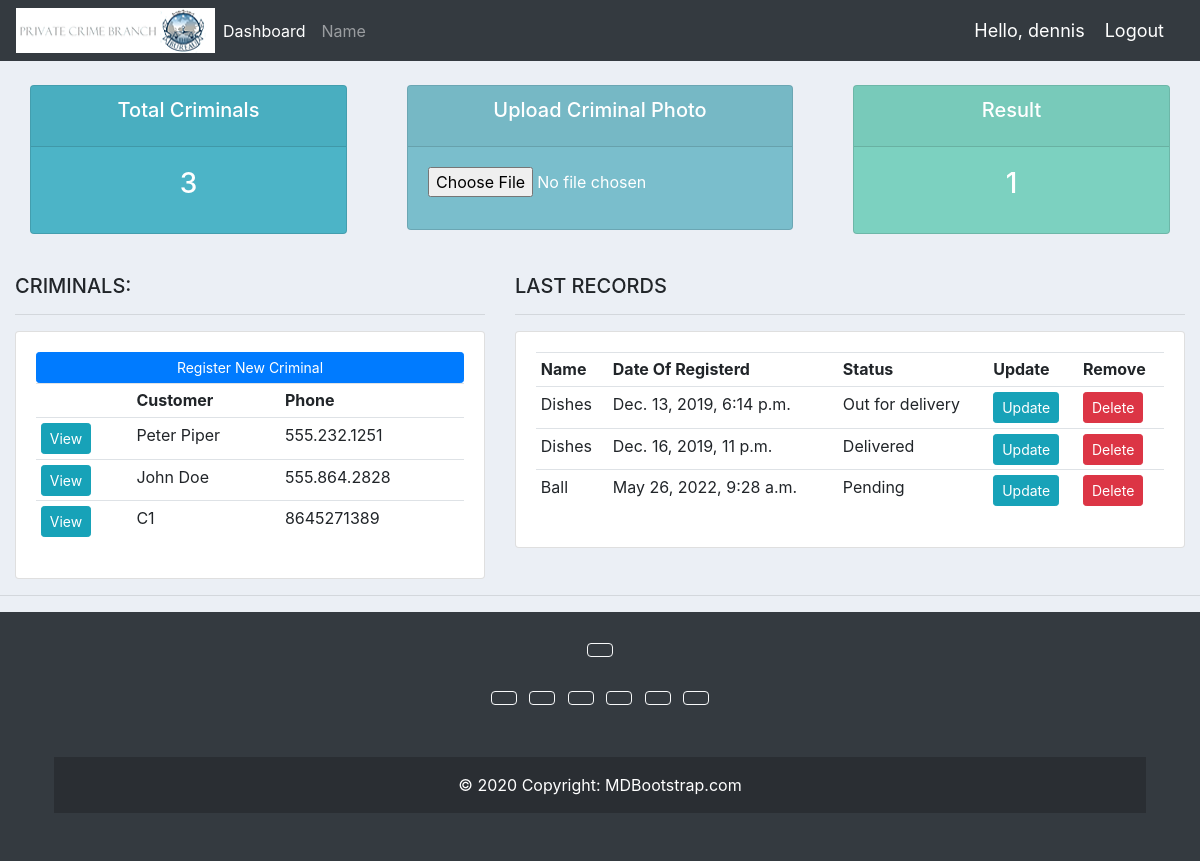
The app's page / (signed in) with its own data.
### accounts/views.py (the view)
@login_required(login_url='login')
def home(request):
	orders = Order.objects.all()
	customers = Customer.objects.all()
	total_customers = customers.count()
	total_orders = orders.count()
	delivered = orders.filter(status='Delivered').count()
	pending = orders.filter(status='Pending').count()
	context = {'orders':orders, 'customers':customers,
	'total_orders':total_orders,'delivered':delivered,
	'pending':pending }
	return render(request, 'accounts/dashboard.html', context)

### accounts/templates/accounts/dashboard.html
{%  extends 'accounts/main.html' %}
{% block content %}
{%  include 'accounts/status.html' %}
<br>
<div class="row">
	<div class="col-md-5">
		<h5>CRIMINALS:</h5>
		<hr>
		<div class="card card-body">
			<a class="btn btn-primary  btn-sm btn-block" href="">Register New Criminal</a>
			<table class="table table-sm">
				<tr>
					<th></th>
					<th>Customer</th>
					<th>Phone</th>
				</tr>
				{% for customer in customers %}
					<tr>
						<td><a class="btn btn-sm btn-info" href="{% url 'customer' customer.id %}">View</a></td>
						<td>{{customer.name}}</td>
						<td>{{customer.phone}}</td>
					</tr>
				{% endfor %}
			</table>
		</div>
	</div>
	<div class="col-md-7">
		<h5>LAST RECORDS</h5>
		<hr>
		<div class="card card-body">
			<table class="table table-sm">
				<tr>
					<th>Name</th>
					<th>Date Of Registerd</th>
					<th>Status</th>
					<th>Update</th>
					<th>Remove</th>
				</tr>
				{% for order in orders %}
					<tr>
						<td>{{order.product}}</td>
						<td>{{order.date_created}}</td>
						<td>{{order.status}}</td>
						<td><a class="btn btn-sm btn-info" href="{% url 'update_order' order.id %}">Update</a></td>
						<td><a class="btn btn-sm btn-danger" href="{% url 'delete_order' order.id %}">Delete</a></td>
					</tr>
				{% endfor %}
			</table>
		</div>
	</div>
</div>
{% endblock %}

### accounts/templates/accounts/navbar.html (shortened to what this page needs)
{% load static %}
<nav class="navbar navbar-expand-lg navbar-dark bg-dark">
 <img class="logo" src="{% static 'images/logo.png' %}">
  <div class="collapse navbar-collapse" id="navbarNav">
    <ul class="navbar-nav">
      <li class="nav-item active">
        <a class="nav-link" href="{% url 'home' %}">Dashboard</a>
      </li>
      <li class="nav-item">
        <a class="nav-link" href="{% url 'products' %}">Name</a>
      </li>
    </ul>
  </div>
  <span class="hello-msg">Hello, {{request.user}}</span>
  <span ><a  class="hello-msg" href="{% url 'logout' %}">Logout</a></span>
</nav>

### static/css/main.css (style rules this page uses)
body { background-color: #ebeff5; }
.logo { height: 45px; width: 199px; }

### accounts/templates/accounts/navbar.html (style rules this page uses)
.hello-msg { font-size: 18px; color: #fff; margin-right: 20px; }

### records on screen
Customer: name "Peter Piper", phone "555.232.1251"
Customer: name "John Doe", phone "555.864.2828"
Customer: name "C1", phone "8645271389"
Order: product "Dishes", date_created "Dec. 13, 2019, 6:14 p.m.", status "Out for delivery"
Order: product "Dishes", date_created "Dec. 16, 2019, 11 p.m.", status "Delivered"
Order: product "Ball", date_created "May 26, 2022, 9:28 a.m.", status "Pending"

### other values on screen
{{ request.user }} "dennis"
{{ total_orders }} "3"
{{ pending }} "1"
